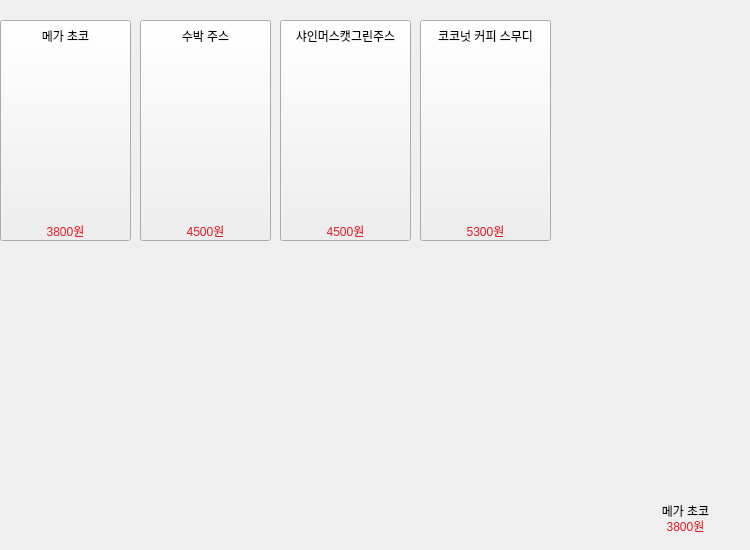
     <widget class="QWidget" name="page_10">
      <widget class="QPushButton" name="btn_menu2">
       <property name="geometry">
        <rect>
         <x>140</x>
         <y>20</y>
         <width>131</width>
         <height>221</height>
        </rect>
       </property>
       <property name="styleSheet">
        <string notr="true"/>
       </property>
       <property name="text">
        <string/>
       </property>
       <property name="icon">
        <iconset>
         <normaloff>../../바탕화면/MEGA/B.jpg</normaloff>../../바탕화면/MEGA/B.jpg</iconset>
       </property>
       <property name="iconSize">
        <size>
         <width>221</width>
         <height>241</height>
        </size>
       </property>
      </widget>
      <widget class="QLabel" name="label_1">
       <property name="geometry">
        <rect>
         <x>10</x>
         <y>20</y>
         <width>111</width>
         <height>31</height>
        </rect>
       </property>
       <property name="styleSheet">
        <string notr="true">
background-color: rgb(191, 64, 64, 0);</string>
       </property>
       <property name="text">
        <string>메가 초코</string>
       </property>
       <property name="alignment">
        <set>Qt::AlignCenter</set>
       </property>
      </widget>
      <widget class="QPushButton" name="btn_menu">
       <property name="geometry">
        <rect>
         <x>0</x>
         <y>20</y>
         <width>131</width>
         <height>221</height>
        </rect>
       </property>
       <property name="styleSheet">
        <string notr="true"/>
       </property>
       <property name="text">
        <string/>
       </property>
       <property name="icon">
        <iconset>
         <normaloff>../../다운로드/HOT_메가초코.jpg</normaloff>../../다운로드/HOT_메가초코.jpg</iconset>
       </property>
       <property name="iconSize">
        <size>
         <width>231</width>
         <height>241</height>
        </size>
       </property>
      </widget>
      <widget class="QPushButton" name="btn_menu4">
       <property name="geometry">
        <rect>
         <x>420</x>
         <y>20</y>
         <width>131</width>
         <height>221</height>
        </rect>
       </property>
       <property name="styleSheet">
        <string notr="true"/>
       </property>
       <property name="text">
        <string/>
       </property>
       <property name="icon">
        <iconset>
         <normaloff>../../바탕화면/MEGA/추천메뉴/B.jpg</normaloff>../../바탕화면/MEGA/추천메뉴/B.jpg</iconset>
       </property>
       <property name="iconSize">
        <size>
         <width>221</width>
         <height>251</height>
        </size>
       </property>
      </widget>
      <widget class="QPushButton" name="btn_menu3">
       <property name="geometry">
        <rect>
         <x>280</x>
         <y>20</y>
         <width>131</width>
         <height>221</height>
        </rect>
       </property>
       <property name="styleSheet">
        <string notr="true"/>
       </property>
       <property name="text">
        <string/>
       </property>
       <property name="icon">
        <iconset>
         <normaloff>../../바탕화면/MEGA/추천메뉴/다운로드.jpeg</normaloff>../../바탕화면/MEGA/추천메뉴/다운로드.jpeg</iconset>
       </property>
       <property name="iconSize">
        <size>
         <width>221</width>
         <height>241</height>
        </size>
       </property>
      </widget>
      <widget class="QLabel" name="label_16">
       <property name="geometry">
        <rect>
         <x>10</x>
         <y>210</y>
         <width>111</width>
         <height>41</height>
        </rect>
       </property>
       <property name="styleSheet">
        <string notr="true">color: rgb(224, 27, 36);
background-color: rgb(252, 8, 8, 0);</string>
       </property>
       <property name="text">
        <string>3800원</string>
       </property>
       <property name="alignment">
        <set>Qt::AlignCenter</set>
       </property>
      </widget>
      <widget class="QLabel" name="label_2">
       <property name="geometry">
        <rect>
         <x>150</x>
         <y>20</y>
         <width>111</width>
         <height>31</height>
        </rect>
       </property>
       <property name="styleSheet">
        <string notr="true">
background-color: rgb(191, 64, 64, 0);</string>
       </property>
       <property name="text">
        <string>수박 주스</string>
       </property>
       <property name="alignment">
        <set>Qt::AlignCenter</set>
       </property>
      </widget>
      <widget class="QLabel" name="label_317">
       <property name="geometry">
        <rect>
         <x>150</x>
         <y>210</y>
         <width>111</width>
         <height>41</height>
        </rect>
       </property>
       <property name="styleSheet">
        <string notr="true">color: rgb(224, 27, 36);
background-color: rgb(252, 8, 8, 0);</string>
       </property>
       <property name="text">
        <string>4500원</string>
       </property>
       <property name="alignment">
        <set>Qt::AlignCenter</set>
       </property>
      </widget>
      <widget class="QLabel" name="label_318">
       <property name="geometry">
        <rect>
         <x>290</x>
         <y>210</y>
         <width>111</width>
         <height>41</height>
        </rect>
       </property>
       <property name="styleSheet">
        <string notr="true">color: rgb(224, 27, 36);
background-color: rgb(252, 8, 8, 0);</string>
       </property>
       <property name="text">
        <string>4500원</string>
       </property>
       <property name="alignment">
        <set>Qt::AlignCenter</set>
       </property>
      </widget>
      <widget class="QLabel" name="label_13">
       <property name="geometry">
        <rect>
         <x>280</x>
         <y>20</y>
         <width>131</width>
         <height>31</height>
        </rect>
       </property>
       <property name="styleSheet">
        <string notr="true">
background-color: rgb(191, 64, 64, 0);</string>
       </property>
       <property name="text">
        <string>샤인머스캣그린주스</string>
       </property>
       <property name="alignment">
        <set>Qt::AlignCenter</set>
       </property>
      </widget>
      <widget class="QLabel" name="label_3">
       <property name="geometry">
        <rect>
         <x>420</x>
         <y>20</y>
         <width>131</width>
         <height>31</height>
        </rect>
       </property>
       <property name="styleSheet">
        <string notr="true">
background-color: rgb(191, 64, 64, 0);</string>
       </property>
       <property name="text">
        <string>코코넛 커피 스무디</string>
       </property>
       <property name="alignment">
        <set>Qt::AlignCenter</set>
       </property>
      </widget>
      <widget class="QLabel" name="label_320">
       <property name="geometry">
        <rect>
         <x>430</x>
         <y>210</y>
         <width>111</width>
         <height>41</height>
        </rect>
       </property>
       <property name="styleSheet">
        <string notr="true">color: rgb(224, 27, 36);
background-color: rgb(252, 8, 8, 0);</string>
       </property>
       <property name="text">
        <string>5300원</string>
       </property>
       <property name="alignment">
        <set>Qt::AlignCenter</set>
       </property>
      </widget>
      <widget class="QLabel" name="label_326">
       <property name="geometry">
        <rect>
         <x>630</x>
         <y>510</y>
         <width>111</width>
         <height>31</height>
        </rect>
       </property>
       <property name="styleSheet">
        <string notr="true">color: rgb(224, 27, 36);
background-color: rgba(252, 8, 8, 0);</string>
       </property>
       <property name="text">
        <string>3800원</string>
       </property>
       <property name="alignment">
        <set>Qt::AlignCenter</set>
       </property>
      </widget>
      <widget class="QLabel" name="label_9">
       <property name="geometry">
        <rect>
         <x>630</x>
         <y>490</y>
         <width>111</width>
         <height>41</height>
        </rect>
       </property>
       <property name="styleSheet">
        <string notr="true">
background-color: rgba(191, 64, 64, 0);</string>
       </property>
       <property name="text">
        <string>메가 초코</string>
       </property>
       <property name="alignment">
        <set>Qt::AlignCenter</set>
       </property>
      </widget>
      <widget class="QLabel" name="label_213">
       <property name="geometry">
        <rect>
         <x>470</x>
         <y>340</y>
         <width>51</width>
         <height>41</height>
        </rect>
       </property>
       <property name="text">
        <string/>
       </property>
      </widget>
      <zorder>btn_menu4</zorder>
      <zorder>btn_menu3</zorder>
      <zorder>btn_menu</zorder>
      <zorder>btn_menu2</zorder>
      <zorder>label_1</zorder>
      <zorder>label_16</zorder>
      <zorder>label_2</zorder>
      <zorder>label_317</zorder>
      <zorder>label_318</zorder>
      <zorder>label_13</zorder>
      <zorder>label_3</zorder>
      <zorder>label_320</zorder>
      <zorder>label_326</zorder>
      <zorder>label_9</zorder>
      <zorder>label_213</zorder>
     </widget>
